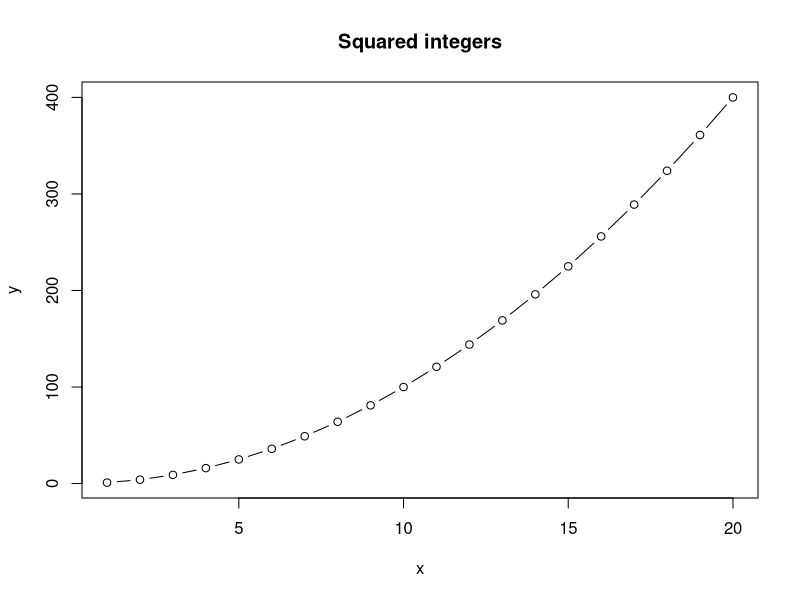
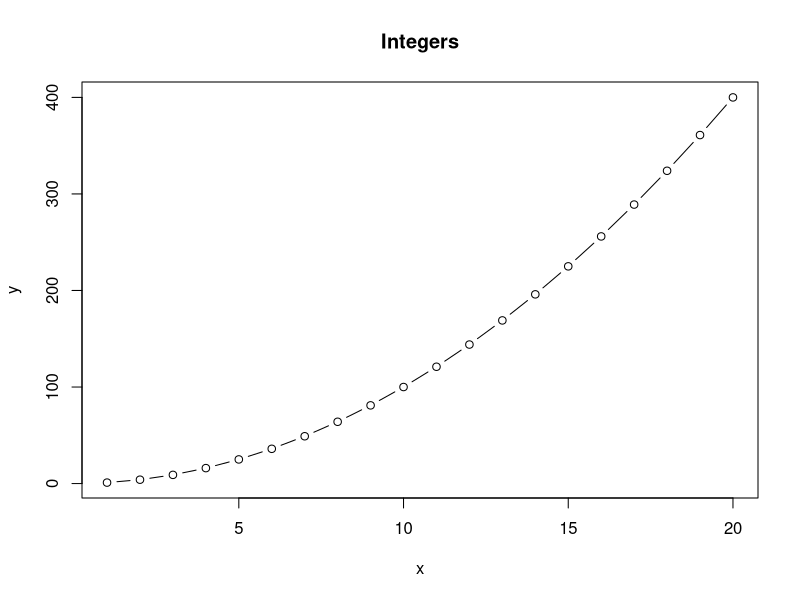

Write R code to recreate these figures, in order.
## This is a R script 
## Run this code to make a plot of x and x^2 for the integers from 1 to 10

x <- 1:20
y <- x^2


 plot(x,y, type = "b", main = "Squared integers")
 plot(x,y, type = "b", main = "Integers")
 
